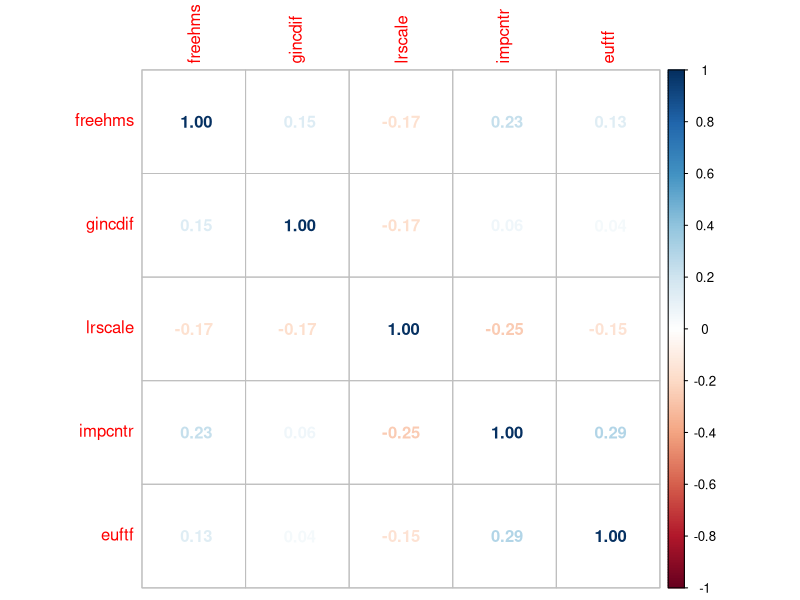

Write R code to recreate this figure.
#### Script for reading, cleaning and preparing data for other phases of procet of Group 12

## Encoding: windows-1250
## Edited:   2022-07-07 FranÈesko


## NOTES:
# 1) selection and filtering is done -- we have 26 vars (21 human values, 5 believes),
#  we have 2,126 observations, i.e. respondents which answer all our 26 questions!
#
# 2) generating of frequency table is not neat -- we might rewrite in more concise way,
#  'rstatix' package, or 'sjmisc' package might help here (Jan would love 'sjmisc', it mimics STATA!)
#
#


# Header ------------------------------------------------------------------

# cleaning the environment:
rm(list=ls())


# Loading packages:
library(readr)
library(tibble)
library(dplyr)
library(forcats)
library(writexl)



# Loading and cleaning data -----------------------------------------------

# Reading data from .csv file:
df = read_csv('ESS9e03_1.csv') %>% 
  
  # Selection of needed variables:
  select(freehms, gincdif, lrscale, impcntr, euftf, ipcrtiv:impfun) %>% 
  
  # Filtering the cases -- cases with missing values on believes variables deleted:
  filter(freehms <= 5, gincdif <= 5, impcntr <= 4, 
         lrscale <= 10, euftf <= 10) %>% 
  
  # Another filtering -- cases where misses at least one human value are deleted:
  rowwise() %>% filter(sum(across(ipcrtiv:impfun, ~ .x<=6 )) == 21) %>% ungroup()


df_s =df %>% 
  mutate(
   across(c(freehms, gincdif), ~ 1 - (.x - 1)/(5-1)), 
   across(c(lrscale, euftf), ~ 1 - (.x - 0)/(10-0)), 
   impcntr = 1 - (impcntr - 1)/(4-1)
  )

library(corrplot)

df_s$freehms <- df_s$freehms * -1
df_s$gincdif <- df_s$gincdif * -1
df_s$impcntr <- df_s$impcntr * -1


glimpse(df_s)

#install.packages('corrplot')

df_cor <- df_s[1:5]

x <- cor(df_cor)
corrplot(x, method='number')



# Quick look at the resulting file:
glimpse(df)


# Frequencies of values -- TODO: Rewrite it in some more inteligent way! 'rstatix' package here might help!
table(df$freehms)
table(df$gincdif)
table(df$lrscale)
table(df$impcntr)
table(df$euftf)
table(df$imprich)
table(df$impfun)
# GREAT! File is clean!
